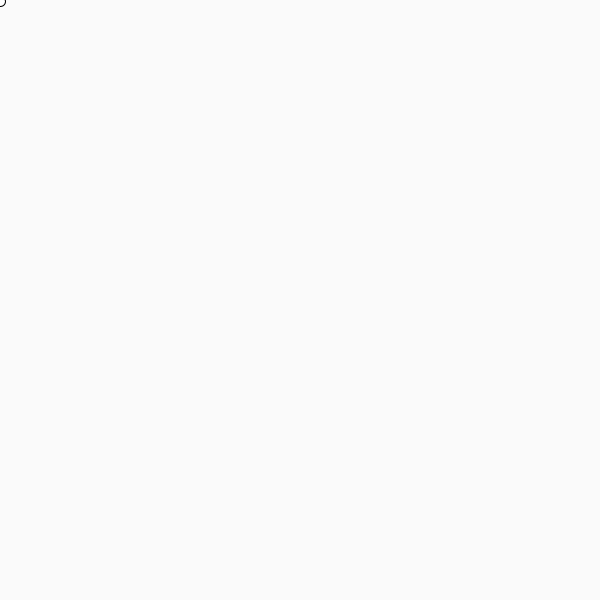
Frame 1 (no input)
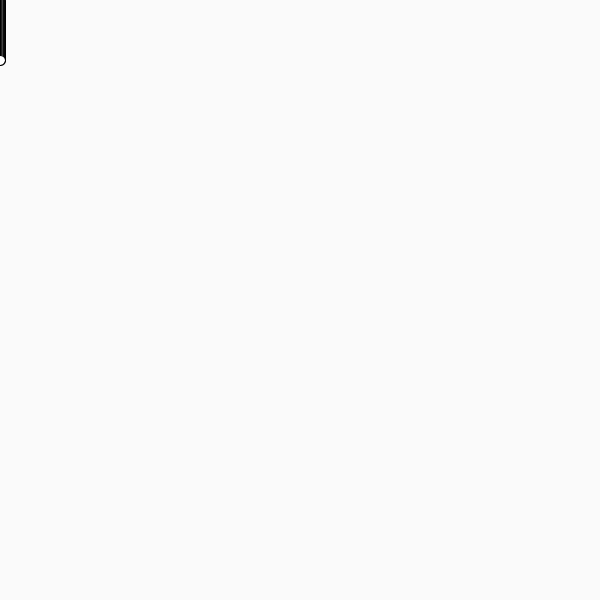
Frame 60 (the mouse pressed at the canvas centre just before this capture)
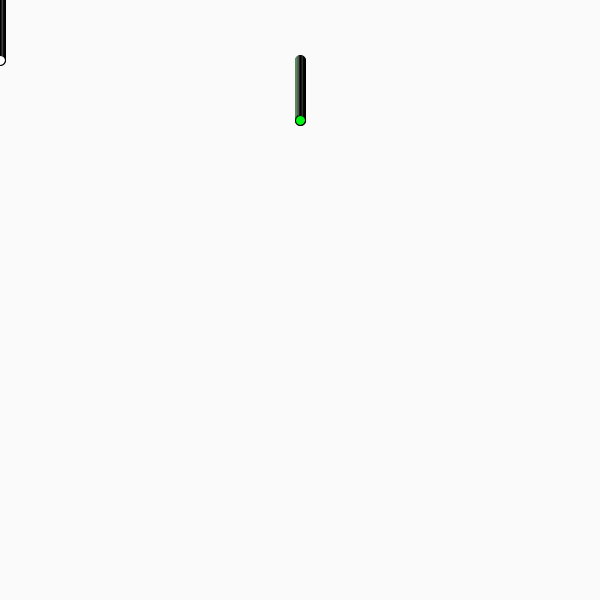
Frame 120 (the mouse held since frame 60 and released just before this capture)

The Processing sketch that drew these frames (run headless with seeded random() and noise(); from frame 60 on, the mouse is pressed at the canvas centre):

// Processing sketch: inClass_09_14
// ── inClass_09_14.pde
int y = 0; 
int timePassed=0;
void setup() {
  size (600,600);
  background(250);
}

void draw() {   
  
  y = y+1; 
  if (y >= height) {
    y = 0;
  }
  
  ellipse(mouseX, y, 10, 10);
  
  if (mousePressed == true) {
    fill(250); 
    ellipse(mouseX, y-1, 10, 10);
    fill(3, 245,22); 
    ellipse(mouseX, y, 10, 10);
  }
  
  
  
  timePassed = timePassed + 1;
  
   
}
